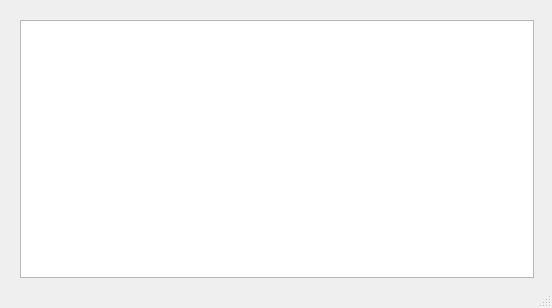
<?xml version="1.0" encoding="UTF-8"?>
<ui version="4.0">
 <class>MainWindow</class>
 <widget class="QMainWindow" name="MainWindow">
  <property name="geometry">
   <rect>
    <x>0</x>
    <y>0</y>
    <width>552</width>
    <height>308</height>
   </rect>
  </property>
  <property name="windowTitle">
   <string>arduFpga-assembler-emulator</string>
  </property>
  <widget class="QWidget" name="centralwidget">
   <widget class="QGraphicsView" name="graphicsView_Display">
    <property name="geometry">
     <rect>
      <x>20</x>
      <y>20</y>
      <width>514</width>
      <height>258</height>
     </rect>
    </property>
    <property name="verticalScrollBarPolicy">
     <enum>Qt::ScrollBarAlwaysOff</enum>
    </property>
    <property name="horizontalScrollBarPolicy">
     <enum>Qt::ScrollBarAlwaysOff</enum>
    </property>
   </widget>
  </widget>
  <widget class="QMenuBar" name="menubar">
   <property name="geometry">
    <rect>
     <x>0</x>
     <y>0</y>
     <width>552</width>
     <height>21</height>
    </rect>
   </property>
  </widget>
  <widget class="QStatusBar" name="statusbar"/>
 </widget>
 <resources/>
 <connections/>
</ui>
